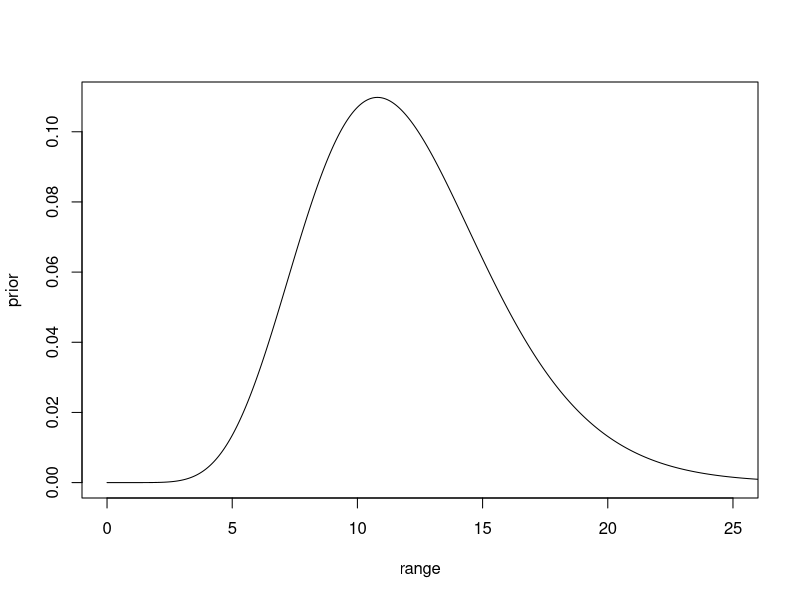
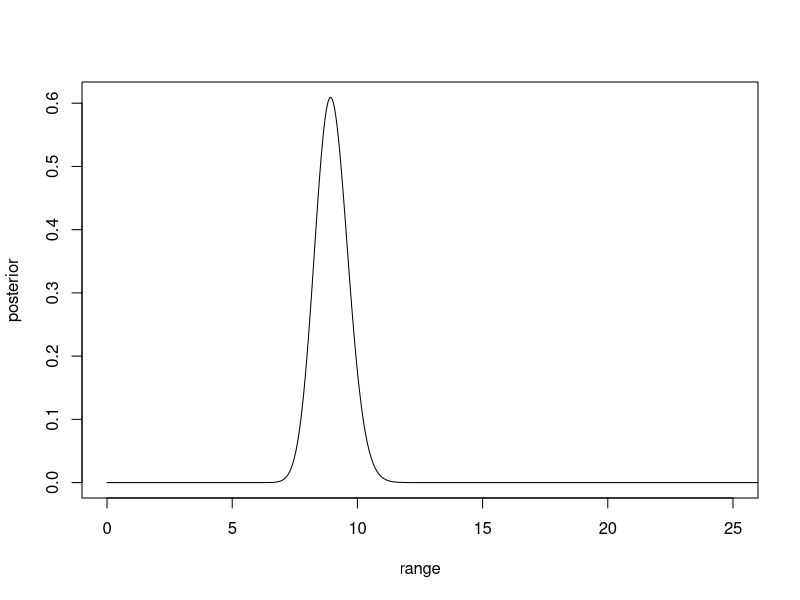

Source code (R) for these figures, in order:
#Page no 616


alpha<-10
beta<-1.2
avg<-alpha*beta
avg
variance<-alpha*beta^2
variance
std<-sqrt(variance)
range<-seq(0,avg+5*std,0.01)
prior<-dgamma(range,alpha,rate=1/beta)
plot(range,prior,type='l',xlim=c(0,25))

data<-c(11,7,11,6,5,9,14,10,9,5,8,10,8,10,12,9,3,12,14,4)
mean(data)
suff_stat<-sum(data)
suff_stat
n<-length(data)
n

new_alpha<-suff_stat+alpha
new_beta<-beta/(n*beta+1)
new_alpha
new_beta
new_avg<-new_alpha*new_beta
new_avg
new_variance<-new_alpha*new_beta^2
new_variance
new_std<-sqrt(new_variance)
range<-seq(0,avg+5*std,0.01)
posterior<-dgamma(range,new_alpha,rate=1/new_beta)
plot(range,posterior,type='l',xlim=c(0,25))

p1<-round(pgamma(10,new_alpha,1/new_beta),4)
p2<-1-p1
p1
p2
if(p1>p2)
{
  print("Accept H0")
}else
{
  print("Reject H0")
}
conf_int<-round(qgamma(c(0.025, 0.975),shape=new_alpha,rate=1/new_beta),2)
conf_int
#The answer may slightly vary due to rounding off values.
